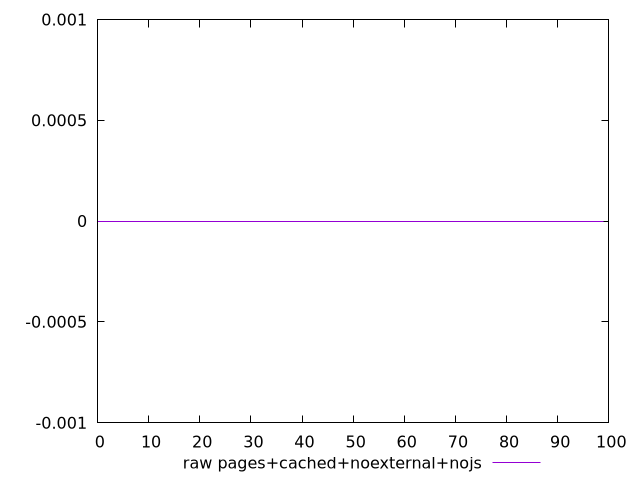

Reproduce this figure in gnuplot.
$_rawPagesCachedNoexternalNojs <<EOF
0
0
0
0
0
0
0
0
0
0
0
0
0
0
0
0
0
0
0
0
0
0
0
0
0
0
0
0
0
0
0
0
0
0
0
0
0
0
0
0
0
0
0
0
0
0
0
0
0
0
0
0
0
0
0
0
0
0
0
0
0
0
0
0
0
0
0
0
0
0
0
0
0
0
0
0
0
0
0
0
0
0
0
0
0
0
0
0
0
0
0
0
0
0
0
0
0
0
0
0
EOF
set key outside below
set terminal pngcairo
set output "report_00006_2020-11-02T20-21-41.718Z/uses-optimized-images/pages+cached+noexternal+nojs//raw.png"
set yrange [-0.001:0.001]
plot $_rawPagesCachedNoexternalNojs title "raw pages+cached+noexternal+nojs" with line ,
